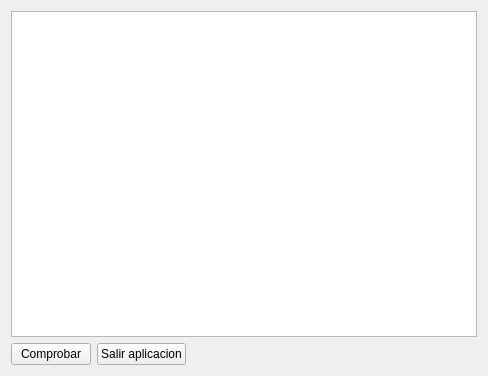
<?xml version="1.0" encoding="UTF-8"?>
<ui version="4.0">
 <class>Widget</class>
 <widget class="QWidget" name="Widget">
  <property name="geometry">
   <rect>
    <x>0</x>
    <y>0</y>
    <width>488</width>
    <height>376</height>
   </rect>
  </property>
  <property name="windowTitle">
   <string>Widget</string>
  </property>
  <layout class="QVBoxLayout" name="verticalLayout">
   <item>
    <widget class="QTableView" name="tableView"/>
   </item>
   <item>
    <layout class="QHBoxLayout" name="horizontalLayout">
     <item>
      <widget class="QPushButton" name="comprobarPushButton">
       <property name="text">
        <string>Comprobar</string>
       </property>
      </widget>
     </item>
     <item>
      <widget class="QPushButton" name="salirPushButton">
       <property name="text">
        <string>Salir aplicacion</string>
       </property>
      </widget>
     </item>
     <item>
      <spacer name="horizontalSpacer">
       <property name="orientation">
        <enum>Qt::Horizontal</enum>
       </property>
       <property name="sizeHint" stdset="0">
        <size>
         <width>40</width>
         <height>20</height>
        </size>
       </property>
      </spacer>
     </item>
    </layout>
   </item>
  </layout>
  <action name="actionComenzarElCuadradoMagico">
   <property name="text">
    <string>Comenzar el cuadrado magico</string>
   </property>
  </action>
 </widget>
 <layoutdefault spacing="6" margin="11"/>
 <resources/>
 <connections/>
</ui>
